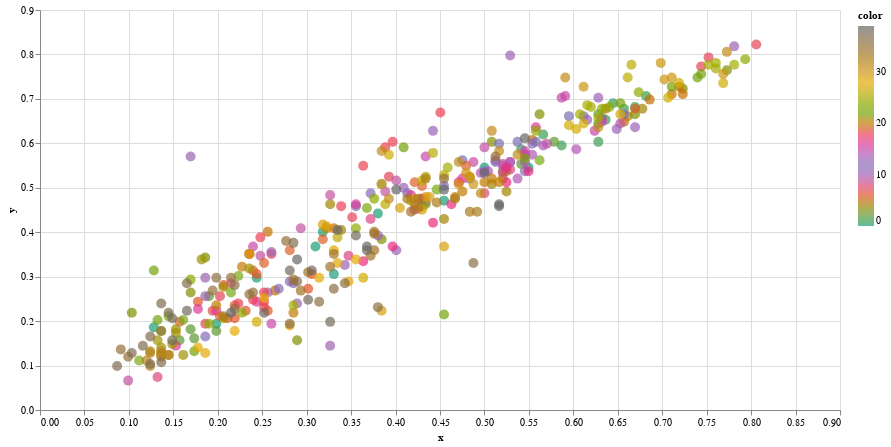

Notebook code cell kept with this figure:
### Code cell
projector = TSNE(n_components=2)
faces_points = projector.fit_transform(faces_X,faces_y)
interactiveDraw(faces_X[:,0],faces_X[:,1],faces_y,faces_y)

### Figure 1 — Vega-Lite specification as saved in the notebook (floating-point values rounded to 4 significant figures; data arrays with more than 128 entries replaced by an {"elided": "..."} marker saying what was removed)
{"config": {"view": {"continuousWidth": 300, "continuousHeight": 300}}, "data": {"name": "data-1d71644973b3b70c19f92c0d77d74ca4"}, "mark": {"type": "circle", "size": 100}, "encoding": {"color": {"field": "color", "scale": {"scheme": "dark2"}, "type": "quantitative"}, "tooltip": [{"field": "label", "type": "quantitative"}], "x": {"field": "x", "type": "quantitative"}, "y": {"field": "y", "type": "quantitative"}}, "height": 400, "params": [{"name": "param_4", "select": {"type": "interval", "encodings": ["x", "y"]}, "bind": "scales"}], "width": 800, "$schema": "https://vega.github.io/schema/vega-lite/v5.20.1.json", "datasets": {"data-1d71644973b3b70c19f92c0d77d74ca4": {"elided": "400 records"}}}
